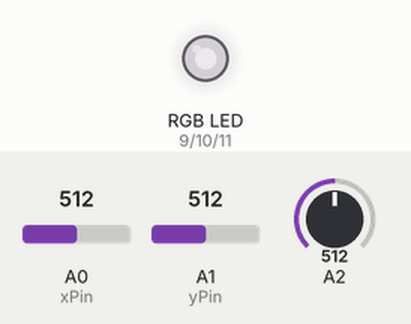
A sketch run on a simulated Arduino Uno, built with avr-gcc and run on an emulated ATmega328P. On the bench: an RGB LED mixed from three pins (HIGH = lit). Inputs (shaded band) come from the test bench; at power-on: A0 (xPin) = 512, A1 (yPin) = 512, A2 = 512. Dim RGB values are drawn brighter than linear; what the sketch prints to the serial monitor is not drawn.

Above: at 1.2 s.
1.3 s: A0 (xPin) set to 716
At 2.6 s:
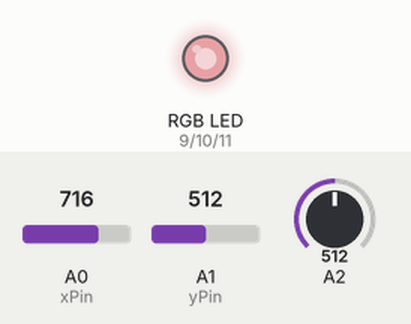
3.0 s: A1 (yPin) set to 716
At 4.0 s:
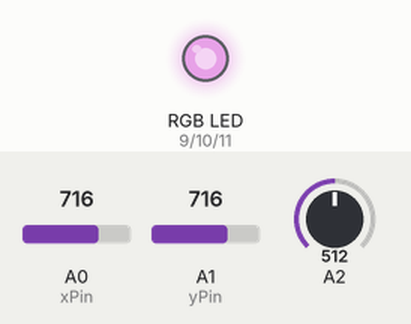
4.8 s: A2 set to 503
At 5.4 s:
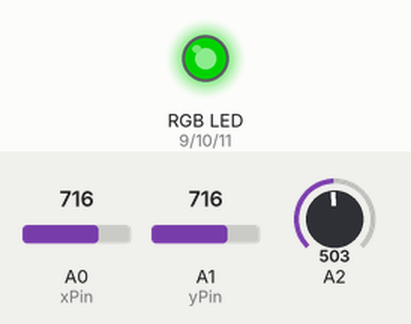
6.6 s: A2 set to 716
At 8.0 s:
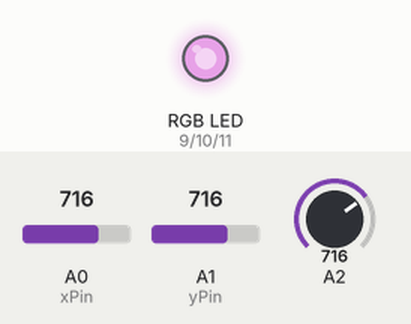
8.4 s: A0 (xPin) set to 900
At 9.3 s:
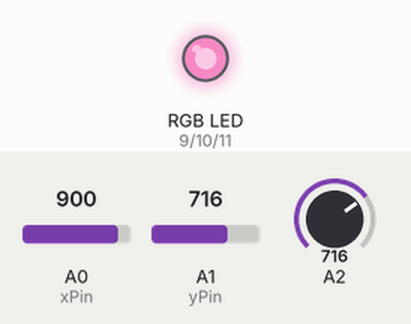
10.2 s: A1 (yPin) set to 900
At 11.9 s:
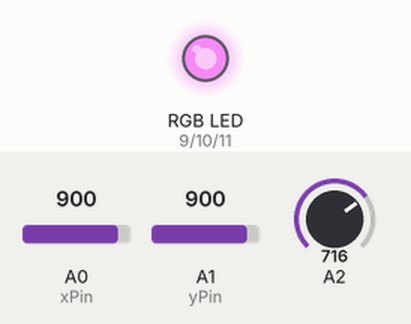
Timing chart, 0 to 13.0 s (numbered marks = the images above; inputs shaded):
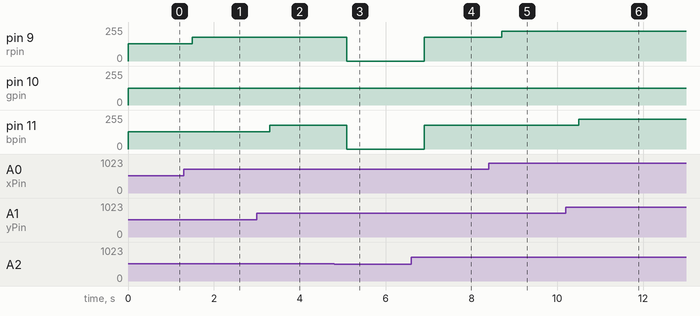

The sketch:

lab9-basic1.ino
```cpp
#include <Arduino_FreeRTOS.h>

int Light=0; //photoresistor at A2.
int xPin = A0, yPin = A1;
int xAxis = 0, yAxis = 0;
int rpin = 9, gpin =10, bpin = 11; //for RGB LED light.

void vTask1(void *pvParameters);
void vTask2(void *pvParameters);
void vTask3(void *pvParameters);

void setup() {
  // Now set up two tasks to run independently
  Serial.begin(9600);
    while (!Serial) {
    ; // wait for serial port to connect.
      }
  xTaskCreate( //Task1 : Photoresistor.
    vTask1,   // Pointer to function for thse task
    (const portCHAR *) "Task1", // Name for the task
    128,      // Stack size
    NULL,     // NULL task parameter
    3,        // This task will run at First priority 1
    NULL );   // Do not use the task handle
  xTaskCreate(vTask2, (const portCHAR *) "Task2", 128, NULL, 2, NULL);//Task2 : joystick.
  xTaskCreate(vTask3, (const portCHAR *) "Task3", 128, NULL, 1, NULL);//Task3 : set RGB LED.

  /* Now the task scheduler, which takes over control of scheduling individual tasks, is automatically started */
}
void loop() {
   // Empty! Things are done in Tasks.
}

void vTask1(void *pvParameters) { //measure the light intensity of a photoresistor every 5 ticks (using vTaskDelay()) and store the value in a global variable Light.
  (void) pvParameters;
  pinMode(A2, INPUT); 
  for( ;; ) // A Task shall never return or exit.
   {
    Light = analogRead(A2);
                Serial.println("1");
    vTaskDelay(5);
   }
}
void vTask2(void *pvParameters) {//position of a joystick every 5 ticks and store the values in global variables xAxis and yAxis respectively.
  (void) pvParameters;
//  pinMode(A0, INPUT); 
//  pinMode(A1, INPUT); 
  for( ;; ) // A Task shall never return or exit.
   {
      xAxis = analogRead(A0);
      yAxis = analogRead(A1);
            Serial.println("2");
      vTaskDelay(5);
   }
}
/*read values in Light, xAxis, and yAxis every 20 ticks to set the color of a RGB LED:
Green = 125
Red = (Light / 512) * (xAxis/4)
Blue = (Light / 512) * (yAxis/4)
*/
void vTask3(void *pvParameters) {
  (void) pvParameters;
  pinMode(rpin, OUTPUT);
  pinMode(gpin, OUTPUT);
  pinMode(bpin, OUTPUT);
  for( ;; ) // A Task shall never return or exit.
   {
    analogWrite(gpin, 125);
    analogWrite(rpin, (Light/512)*(xAxis/4));
    analogWrite(bpin, (Light/512)*(yAxis/4));
    vTaskDelay(20);
    // do whatever the task is to do
   }
}
```

Measured:
- the behaviour switches between 512 and 511 on A2 (found by bisection; images 2 and 3)
- after the input at 1.3 s, pin 9 (rpin): 128/255 → 179/255 after 0.20 s
- after the input at 3.0 s, pin 11 (bpin): 128/255 → 179/255 after 0.30 s
- after the input at 4.8 s, pin 9 (rpin), pin 11 (bpin): 179/255 → 0/255 after 0.30 s
- after the input at 6.6 s, pin 9 (rpin), pin 11 (bpin): 0/255 → 179/255 after 0.30 s
- after the input at 8.4 s, pin 9 (rpin): 179/255 → 225/255 after 0.30 s
- after the input at 10.2 s, pin 11 (bpin): 179/255 → 225/255 after 0.30 s
